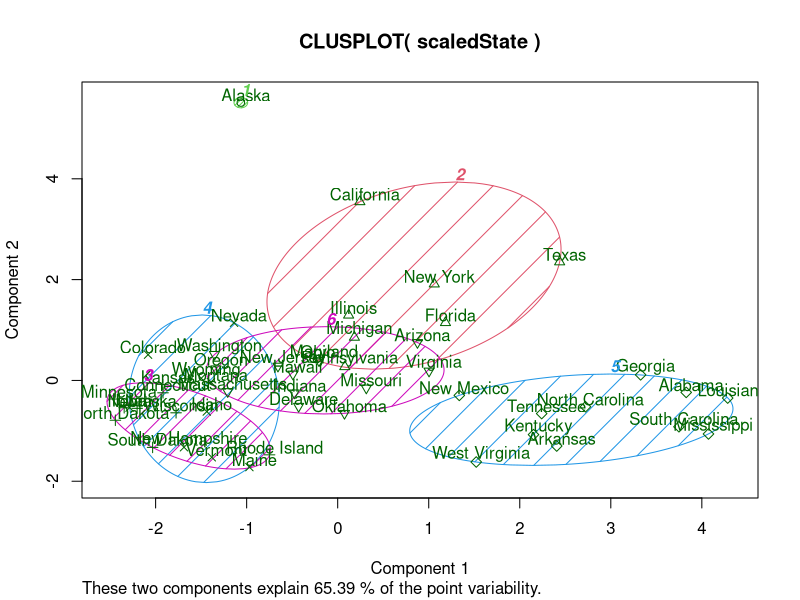
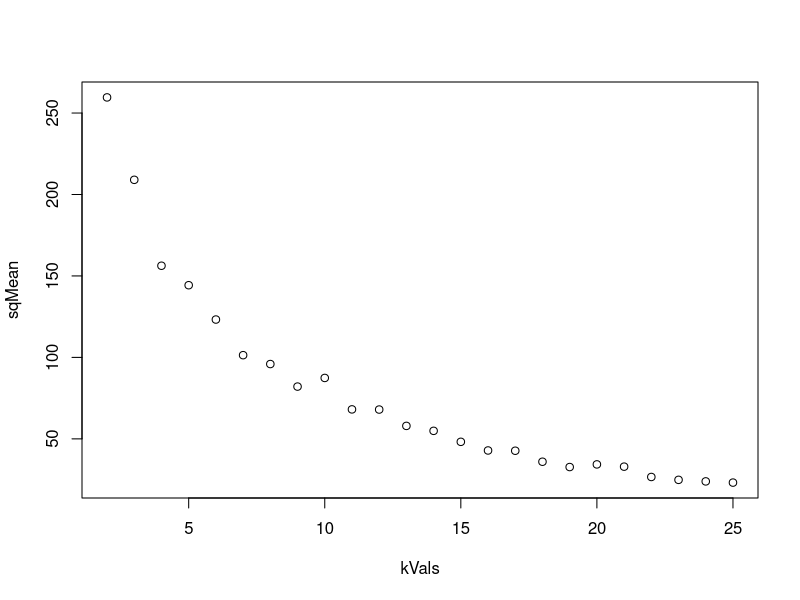

Recreate these plots in R, in order.
library(datasets)
library(cluster)

stateData = state.x77

scaledState = scale(stateData)
myClusters = kmeans(scaledState, 6)

# Summary of the clusters
summary(myClusters)

# Centers (mean values) of the clusters
myClusters$centers

# Cluster assignments
myClusters$cluster

# Within-cluster sum of squares and total sum of squares across clusters
myClusters$withinss
myClusters$tot.withinss


# Plotting a visual representation of k-means clusters
clusplot(scaledState, myClusters$cluster, color=TRUE, shade=TRUE, labels=2, lines=0)

myClusters$size

kVals <- c(0)
sqMean <- c(0)

for (i in 1:25) {
  myClusters = kmeans(scaledState, i)
  
  kVals[i - 1] <- i
  sqMean[i - 1] <- myClusters$tot.withinss
}

wss.data <- data.frame(kVals, sqMean)
plot(wss.data)

